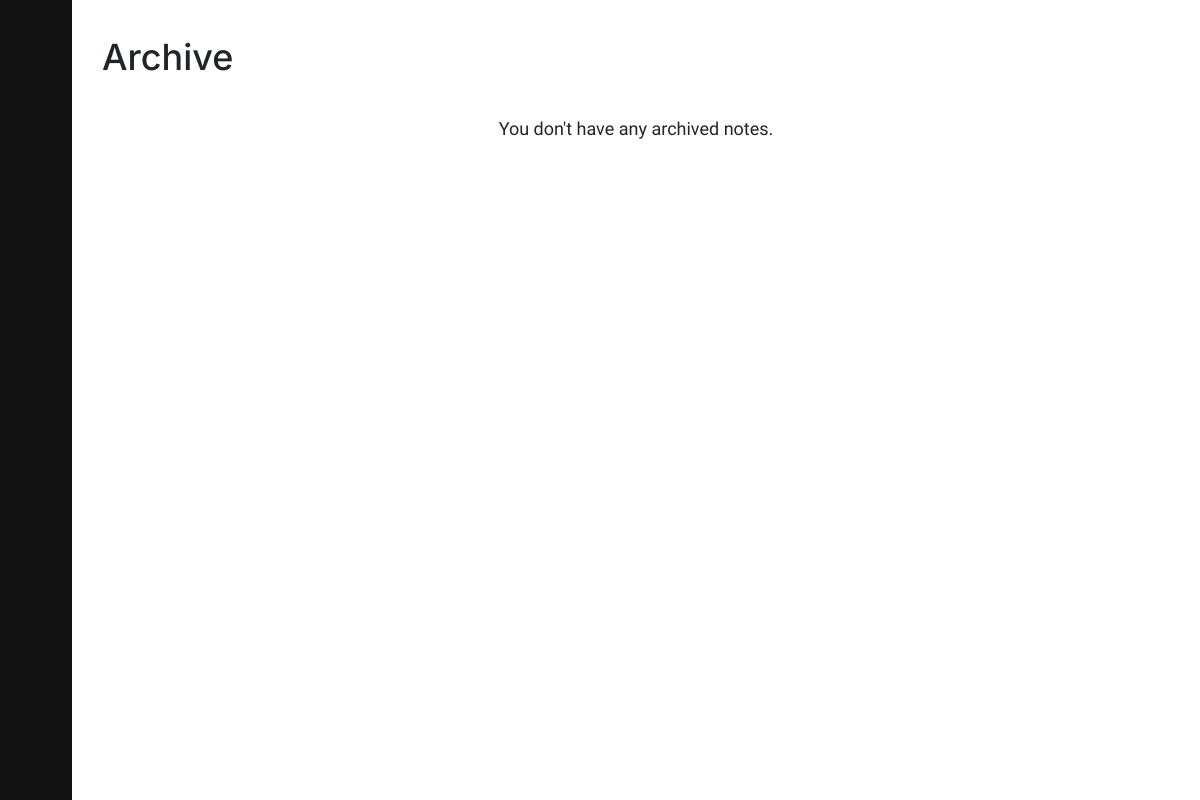
Page /archive/ (signed in) on the earlier database version.
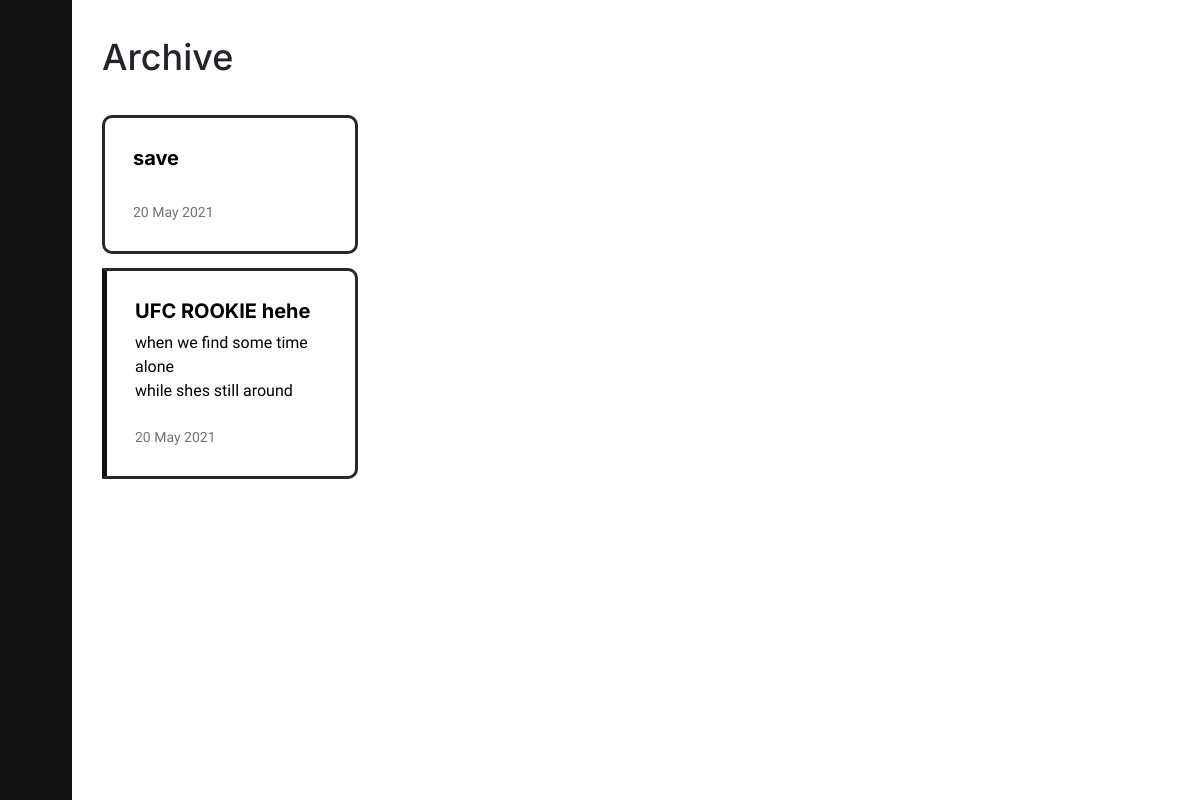
Same page on the later database version.
### notes/models.py (models this page shows, shortened)
class Note(models.Model):
    title = models.TextField(max_length=100, blank=True)
    text = HTMLField(blank=True)
    date = models.DateTimeField(auto_now_add=True)
    important = models.BooleanField(default=False)
    archive = models.BooleanField(default=False)
    user = models.ForeignKey(User, on_delete=models.CASCADE)

### notes/views.py (the view)
# urls.py: path('archive/', views.archive, name='archive'),
def archive(request):
    if request.user.is_authenticated:
        archive = Note.objects.filter(user=request.user, archive=True).order_by('-date')
        active = 'archiveLink'
        return render(request, 'notes/archive.html', {'notes': archive, 'active': active})
    else:
        return redirect('home')

### notes/templates/notes/archive.html (shortened to what this page needs)
{% extends "notes/base.html" %}
{% load static %}
{% block page_title %}Archive{% endblock %}
{% block no_notes %}
<p class="text-center medium-text">You don't have any archived notes.</a></p>
{% endblock %}

### notes/templates/notes/base.html (shortened to what this page needs)
{% load static %}
<!DOCTYPE html>
<html>
<head>
	<link rel="stylesheet" href="https://stackpath.bootstrapcdn.com/bootstrap/4.5.0/css/bootstrap.min.css">
	<link rel="stylesheet" type="text/css" href="{% static 'notes/style.css' %}">
	{% if user.is_authenticated %}
	<link rel="stylesheet" type="text/css" href="{% static 'notes/notes.css' %}">
	{% endif %}
</head>
<body>
	{% block content %}
	{% if user.is_authenticated %}
	<div class="container-fluid">
		<div class="row" id="mainRow">
			<div class="col-xs-12 col-sm-1" id="menu">
				<nav>
					<div id="links">
					</div>
				</nav>
			</div>
			<div class="col-xs-12 col-sm-11" id="content">
				<div class="container">
					{% if note %}
					{% block note %}{% endblock note %}
					{% else %}
						<h1>{% block page_title %}Notes{% endblock page_title %}</h1>
						{% if notes %}
						<div id="notes">
							<ul>
								{% for note in notes %}
								<li class="note {% if note.important %} important{% endif %}">
									<a href="{% url 'note' note.id %}">
										<div class="note-info">
											<div class="note-content">
												<h5><b>{{ note.title }}</b></h5>
												{% if note.text %}
												<div class="note-text">{{ note.text|safe|truncatechars:300 }}</div>
												{% endif %}
											</div>
											<div class="date">{{ note.date|date:'d M Y' }}</div>
										</div>
									</a>
								</li>
								{% endfor %}
							</ul>
						</div>
						{% else %}
						<div class="noNotes">{% block no_notes %}{% endblock no_notes %}</div>
						{% endif %}
					{% endif %}
				</div>
			</div>
		</div>
	</div>
	{% endif %}
	{% endblock content%}
</body>
</html>

Differences in the rows shown:
added Note: title "save", date "20 May 2021", important False (drawn)
now on this page (row edited): Note: title "UFC ROOKIE hehe", text "when we find some time alone while shes still around", date "20 May 2021", important True (drawn)
Other differences:
text no longer shown: "You don't have any archived notes."
